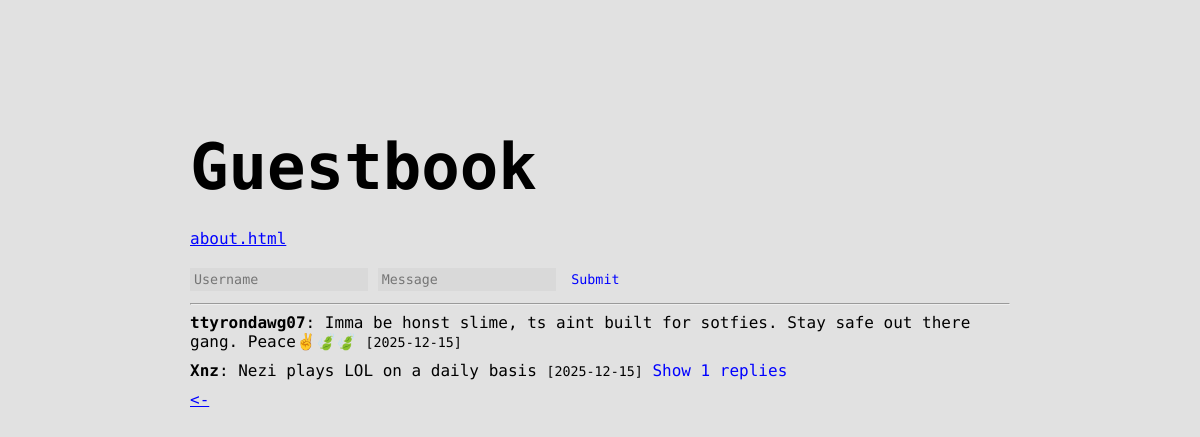
The page /index on the database as committed earlier.
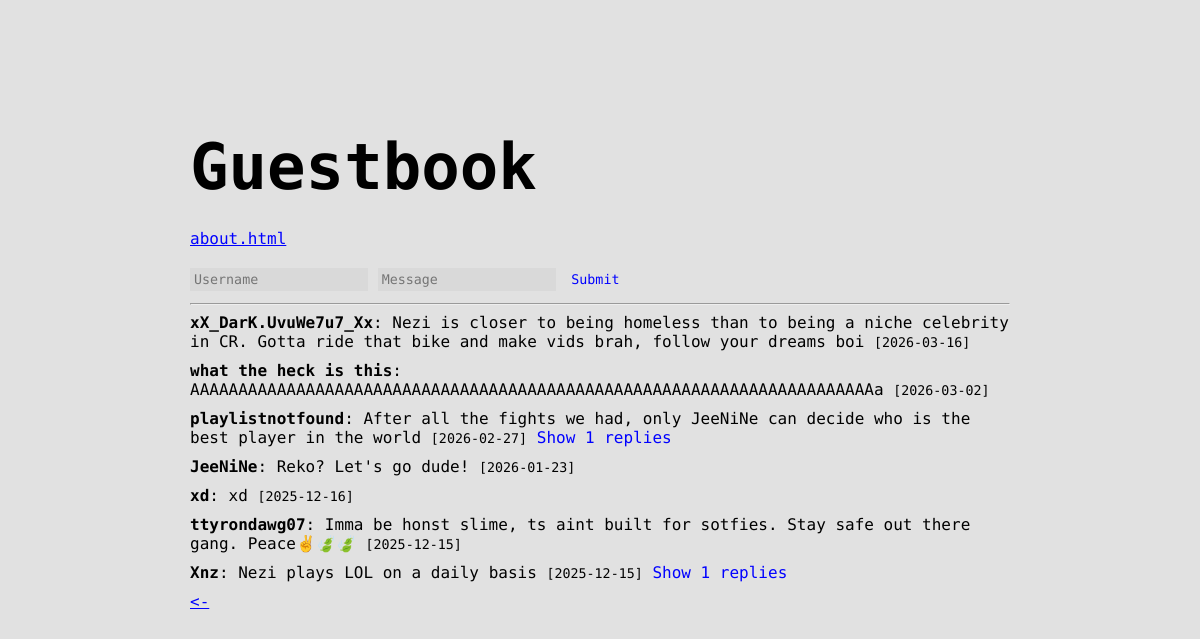
The same page on the database as committed later.
### tables this page shows
CREATE TABLE "entries"(
        "id" INTEGER PRIMARY KEY AUTOINCREMENT,
        "author" TEXT NOT NULL,
        "body" TEXT NOT NULL,
        "created_at" TIMESTAMP DEFAULT CURRENT_TIMESTAMP
        );

### app.py (the view)
@app.route("/")
@app.route("/index")
def index():
    entry_id = request.args.get('reply_to')
    con = sql.connect("database.db")
    cur = con.cursor()
    cur.execute("SELECT entries.*, COUNT(responses.id) AS reply_count FROM ENTRIES LEFT JOIN responses ON entries.id = responses.entry_id GROUP BY entries.id")
    data = cur.fetchall()
    data = list(reversed(data))
    cur.execute("SELECT * FROM responses")
    all_responses = cur.fetchall()
    print(all_responses)
    con.close()
    return render_template("index.html", datas=data, entry_id=entry_id, all_responses=all_responses)

### templates/index.html (shortened to what this page needs)
<!DOCTYPE html>
<html>
  <head>
    <link rel="stylesheet" href="/static/styles/styles.css">
  </head>
  <body class="azeret-text">
      <div class="title">
          <span>Guestbook</span>
      </div>
    <div>
    <div class="about">
        <span><a href="about">about.html</a></span>
    </div>
    <form action="/add" method="POST" id="message-form">
      <input type="text" name="author" placeholder="Username" required>
      <input type="text" name="body" placeholder="Message" required>
      <button class="button" type="submit">Submit</button>
    </form>
    </div>
    <hr>
    {% for entry in datas %}
    <div style="margin-bottom: 10px; ">
      <strong>{{ entry[1] }}</strong>: <span class="response-text" onclick="respond({{ entry[0] }}, '{{ entry[1] }}')" id="res-{{ entry[0] }}">{{ entry[2] }}</span>
      <small>[{{ entry[3][:10] }}]</small>
      {% if entry[4] > 0 %}
      <span class="show-reply" onclick="toggleReplies({{ entry[0] }}, {{ entry[4] }})" id="btn-{{ entry[0] }}">
        Show {{ entry[4] }} replies
      </span>
      {% endif %}
    </div>
    {% endfor %}
    <a href="https://nezi.xyz/"><-</a>
  </body>
</html>

Rows that differ between the two databases and show on the page:
added entries: author "xX_DarK.UvuWe7u7_Xx", body "Nezi is closer to being homeless than to being a niche celebrity in CR. Gotta ride that bike and make vids brah, follow your dreams boi", created_at "2026-03-16"
added entries: author "what the heck is this", body "AAAAAAAAAAAAAAAAAAAAAAAAAAAAAAAAAAAAAAAAAAAAAAAAAAAAAAAAAAAAAAAAAAAAAAAa", created_at "2026-03-02"
added entries: author "playlistnotfound", body "After all the fights we had, only JeeNiNe can decide who is the best player in the world", created_at "2026-02-27", entry "1"
added entries: author "JeeNiNe", body "Reko? Let's go dude!", created_at "2026-01-23"
added entries: author "xd", body "xd", created_at "2025-12-16"
